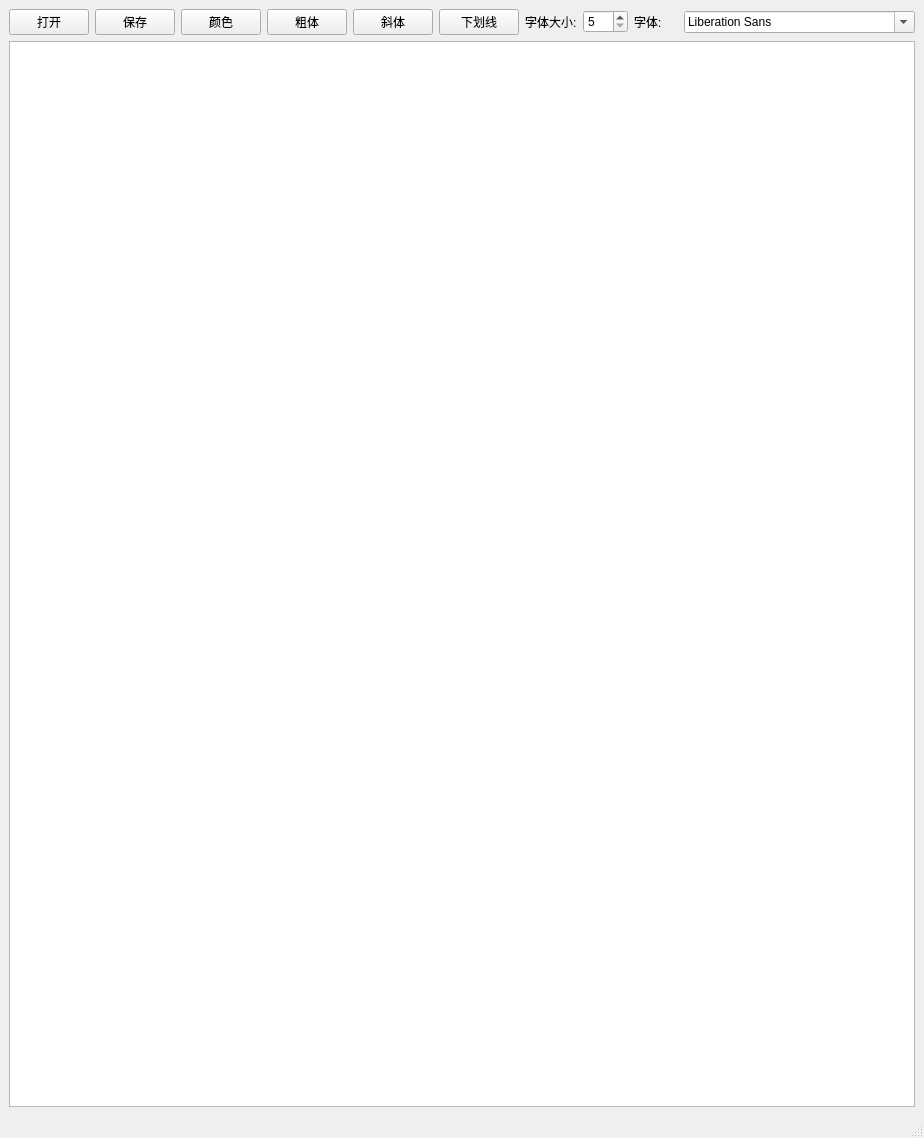
<?xml version="1.0" encoding="UTF-8"?>
<ui version="4.0">
 <class>View</class>
 <widget class="QMainWindow" name="View">
  <property name="geometry">
   <rect>
    <x>0</x>
    <y>0</y>
    <width>924</width>
    <height>1138</height>
   </rect>
  </property>
  <property name="windowTitle">
   <string>View</string>
  </property>
  <widget class="QWidget" name="centralwidget">
   <layout class="QVBoxLayout" name="verticalLayout">
    <item>
     <layout class="QHBoxLayout" name="horizontalLayout">
      <item>
       <widget class="QPushButton" name="openBtn">
        <property name="text">
         <string>打开</string>
        </property>
       </widget>
      </item>
      <item>
       <widget class="QPushButton" name="saveBtn">
        <property name="text">
         <string>保存</string>
        </property>
       </widget>
      </item>
      <item>
       <widget class="QPushButton" name="colorBtn">
        <property name="text">
         <string>颜色</string>
        </property>
       </widget>
      </item>
      <item>
       <widget class="QPushButton" name="boldBtn">
        <property name="text">
         <string>粗体</string>
        </property>
       </widget>
      </item>
      <item>
       <widget class="QPushButton" name="italicBtn">
        <property name="text">
         <string>斜体</string>
        </property>
       </widget>
      </item>
      <item>
       <widget class="QPushButton" name="underlineBtn">
        <property name="text">
         <string>下划线</string>
        </property>
       </widget>
      </item>
      <item>
       <widget class="QLabel" name="label">
        <property name="text">
         <string>字体大小:</string>
        </property>
       </widget>
      </item>
      <item>
       <widget class="QSpinBox" name="spinFontSize">
        <property name="minimum">
         <number>5</number>
        </property>
        <property name="maximum">
         <number>50</number>
        </property>
       </widget>
      </item>
      <item>
       <widget class="QLabel" name="label_2">
        <property name="text">
         <string>字体:</string>
        </property>
       </widget>
      </item>
      <item>
       <widget class="QFontComboBox" name="fontComboBox">
        <property name="enabled">
         <bool>true</bool>
        </property>
       </widget>
      </item>
     </layout>
    </item>
    <item>
     <widget class="QPlainTextEdit" name="plainTextEdit">
      <property name="sizePolicy">
       <sizepolicy hsizetype="Expanding" vsizetype="Expanding">
        <horstretch>0</horstretch>
        <verstretch>0</verstretch>
       </sizepolicy>
      </property>
     </widget>
    </item>
   </layout>
  </widget>
  <widget class="QMenuBar" name="menubar">
   <property name="geometry">
    <rect>
     <x>0</x>
     <y>0</y>
     <width>924</width>
     <height>28</height>
    </rect>
   </property>
  </widget>
  <widget class="QStatusBar" name="statusbar"/>
  <action name="action">
   <property name="text">
    <string>.</string>
   </property>
  </action>
  <action name="actionxwxw">
   <property name="text">
    <string>xwxw</string>
   </property>
  </action>
 </widget>
 <resources/>
 <connections/>
</ui>
